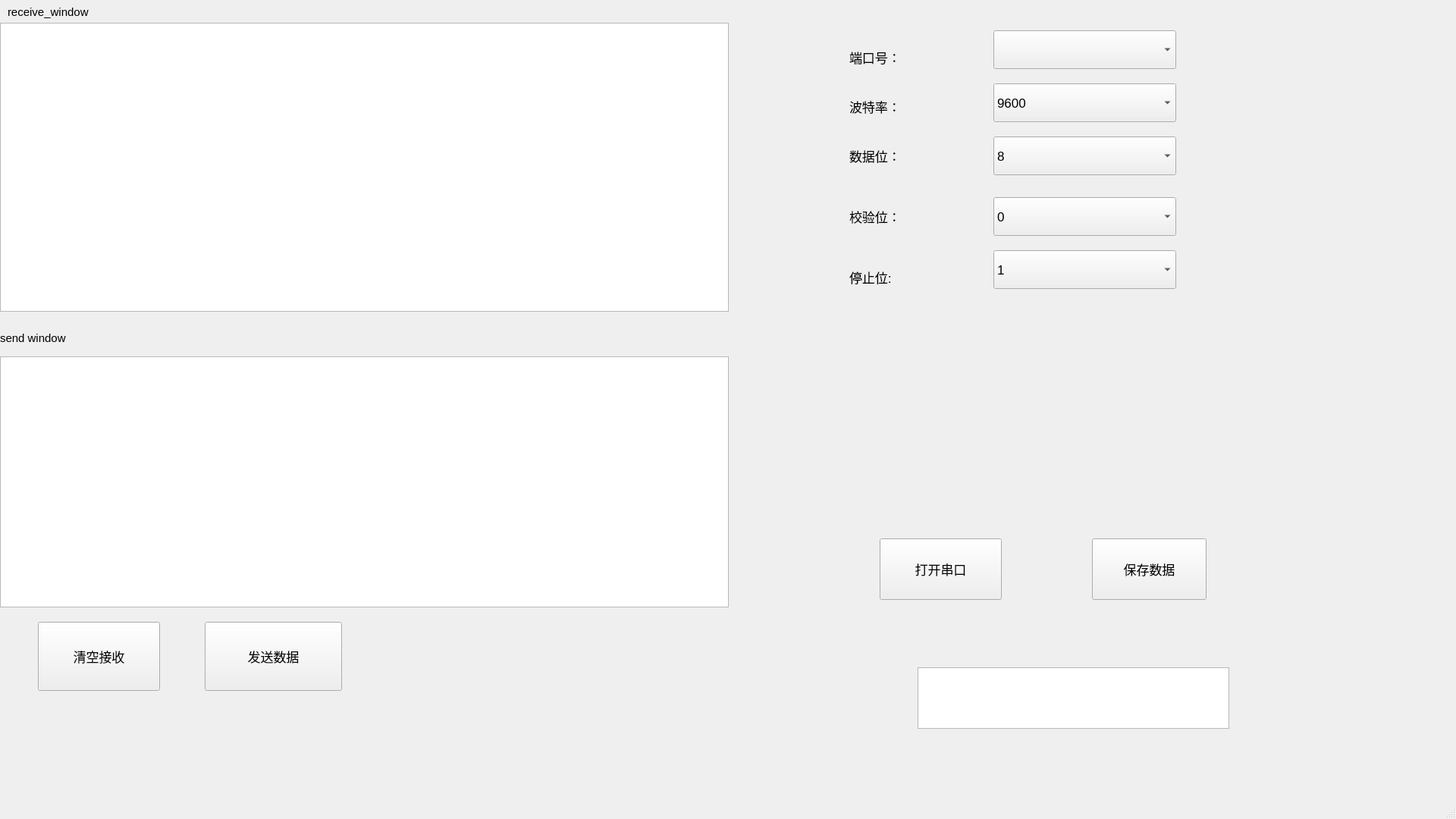
<?xml version="1.0" encoding="UTF-8"?>
<ui version="4.0">
 <class>MainWindow</class>
 <widget class="QMainWindow" name="MainWindow">
  <property name="geometry">
   <rect>
    <x>0</x>
    <y>0</y>
    <width>1920</width>
    <height>1080</height>
   </rect>
  </property>
  <property name="windowTitle">
   <string>MainWindow</string>
  </property>
  <widget class="QWidget" name="centralwidget">
   <widget class="QPushButton" name="openButton">
    <property name="geometry">
     <rect>
      <x>1160</x>
      <y>710</y>
      <width>161</width>
      <height>81</height>
     </rect>
    </property>
    <property name="font">
     <font>
      <pointsize>13</pointsize>
     </font>
    </property>
    <property name="text">
     <string>打开串口</string>
    </property>
   </widget>
   <widget class="QPushButton" name="sendButton">
    <property name="geometry">
     <rect>
      <x>270</x>
      <y>820</y>
      <width>181</width>
      <height>91</height>
     </rect>
    </property>
    <property name="font">
     <font>
      <pointsize>13</pointsize>
     </font>
    </property>
    <property name="text">
     <string>发送数据</string>
    </property>
   </widget>
   <widget class="QLabel" name="label">
    <property name="geometry">
     <rect>
      <x>1120</x>
      <y>50</y>
      <width>171</width>
      <height>51</height>
     </rect>
    </property>
    <property name="font">
     <font>
      <pointsize>13</pointsize>
     </font>
    </property>
    <property name="text">
     <string>端口号：</string>
    </property>
   </widget>
   <widget class="QLabel" name="label_2">
    <property name="geometry">
     <rect>
      <x>1120</x>
      <y>120</y>
      <width>161</width>
      <height>41</height>
     </rect>
    </property>
    <property name="font">
     <font>
      <pointsize>13</pointsize>
     </font>
    </property>
    <property name="text">
     <string>波特率：</string>
    </property>
   </widget>
   <widget class="QLabel" name="label_3">
    <property name="geometry">
     <rect>
      <x>1120</x>
      <y>180</y>
      <width>171</width>
      <height>51</height>
     </rect>
    </property>
    <property name="font">
     <font>
      <pointsize>13</pointsize>
     </font>
    </property>
    <property name="text">
     <string>数据位：</string>
    </property>
   </widget>
   <widget class="QLabel" name="label_4">
    <property name="geometry">
     <rect>
      <x>1120</x>
      <y>260</y>
      <width>171</width>
      <height>51</height>
     </rect>
    </property>
    <property name="font">
     <font>
      <pointsize>13</pointsize>
     </font>
    </property>
    <property name="text">
     <string>校验位：</string>
    </property>
   </widget>
   <widget class="QLabel" name="label_5">
    <property name="geometry">
     <rect>
      <x>1120</x>
      <y>340</y>
      <width>171</width>
      <height>51</height>
     </rect>
    </property>
    <property name="font">
     <font>
      <pointsize>13</pointsize>
     </font>
    </property>
    <property name="text">
     <string>停止位:</string>
    </property>
   </widget>
   <widget class="QPushButton" name="clearButton">
    <property name="geometry">
     <rect>
      <x>50</x>
      <y>820</y>
      <width>161</width>
      <height>91</height>
     </rect>
    </property>
    <property name="font">
     <font>
      <pointsize>13</pointsize>
     </font>
    </property>
    <property name="text">
     <string>清空接收</string>
    </property>
   </widget>
   <widget class="QPushButton" name="pushButton_save">
    <property name="geometry">
     <rect>
      <x>1440</x>
      <y>710</y>
      <width>151</width>
      <height>81</height>
     </rect>
    </property>
    <property name="font">
     <font>
      <pointsize>13</pointsize>
     </font>
    </property>
    <property name="text">
     <string>保存数据</string>
    </property>
   </widget>
   <widget class="QComboBox" name="PortBox">
    <property name="geometry">
     <rect>
      <x>1310</x>
      <y>40</y>
      <width>241</width>
      <height>51</height>
     </rect>
    </property>
    <property name="font">
     <font>
      <pointsize>13</pointsize>
     </font>
    </property>
   </widget>
   <widget class="QComboBox" name="BaudBox">
    <property name="geometry">
     <rect>
      <x>1310</x>
      <y>110</y>
      <width>241</width>
      <height>51</height>
     </rect>
    </property>
    <property name="font">
     <font>
      <pointsize>13</pointsize>
     </font>
    </property>
    <item>
     <property name="text">
      <string>9600</string>
     </property>
    </item>
    <item>
     <property name="text">
      <string>115200</string>
     </property>
    </item>
   </widget>
   <widget class="QComboBox" name="BitNumBox">
    <property name="geometry">
     <rect>
      <x>1310</x>
      <y>180</y>
      <width>241</width>
      <height>51</height>
     </rect>
    </property>
    <property name="font">
     <font>
      <pointsize>13</pointsize>
     </font>
    </property>
    <item>
     <property name="text">
      <string>8</string>
     </property>
    </item>
   </widget>
   <widget class="QComboBox" name="ParityBox">
    <property name="geometry">
     <rect>
      <x>1310</x>
      <y>260</y>
      <width>241</width>
      <height>51</height>
     </rect>
    </property>
    <property name="font">
     <font>
      <pointsize>13</pointsize>
     </font>
    </property>
    <item>
     <property name="text">
      <string>0</string>
     </property>
    </item>
    <item>
     <property name="text">
      <string>1</string>
     </property>
    </item>
   </widget>
   <widget class="QComboBox" name="StopBox">
    <property name="geometry">
     <rect>
      <x>1310</x>
      <y>330</y>
      <width>241</width>
      <height>51</height>
     </rect>
    </property>
    <property name="font">
     <font>
      <pointsize>13</pointsize>
     </font>
    </property>
    <item>
     <property name="text">
      <string>1</string>
     </property>
    </item>
    <item>
     <property name="text">
      <string>2</string>
     </property>
    </item>
   </widget>
   <widget class="QTextEdit" name="receiveEdit">
    <property name="geometry">
     <rect>
      <x>0</x>
      <y>30</y>
      <width>961</width>
      <height>381</height>
     </rect>
    </property>
    <property name="font">
     <font>
      <pointsize>13</pointsize>
     </font>
    </property>
   </widget>
   <widget class="QTextEdit" name="sendEdit">
    <property name="geometry">
     <rect>
      <x>0</x>
      <y>470</y>
      <width>961</width>
      <height>331</height>
     </rect>
    </property>
    <property name="font">
     <font>
      <pointsize>13</pointsize>
     </font>
    </property>
   </widget>
   <widget class="QTextEdit" name="textEdit_logger">
    <property name="geometry">
     <rect>
      <x>1210</x>
      <y>880</y>
      <width>411</width>
      <height>81</height>
     </rect>
    </property>
   </widget>
   <widget class="QLabel" name="label_receive_window">
    <property name="geometry">
     <rect>
      <x>10</x>
      <y>0</y>
      <width>301</width>
      <height>31</height>
     </rect>
    </property>
    <property name="font">
     <font>
      <pointsize>11</pointsize>
     </font>
    </property>
    <property name="text">
     <string>receive_window</string>
    </property>
   </widget>
   <widget class="QLabel" name="label_send_window">
    <property name="geometry">
     <rect>
      <x>0</x>
      <y>430</y>
      <width>191</width>
      <height>31</height>
     </rect>
    </property>
    <property name="font">
     <font>
      <pointsize>11</pointsize>
     </font>
    </property>
    <property name="text">
     <string>send window</string>
    </property>
   </widget>
  </widget>
  <widget class="QMenuBar" name="menubar">
   <property name="geometry">
    <rect>
     <x>0</x>
     <y>0</y>
     <width>1920</width>
     <height>21</height>
    </rect>
   </property>
  </widget>
  <widget class="QStatusBar" name="statusbar"/>
 </widget>
 <resources/>
 <connections/>
</ui>
